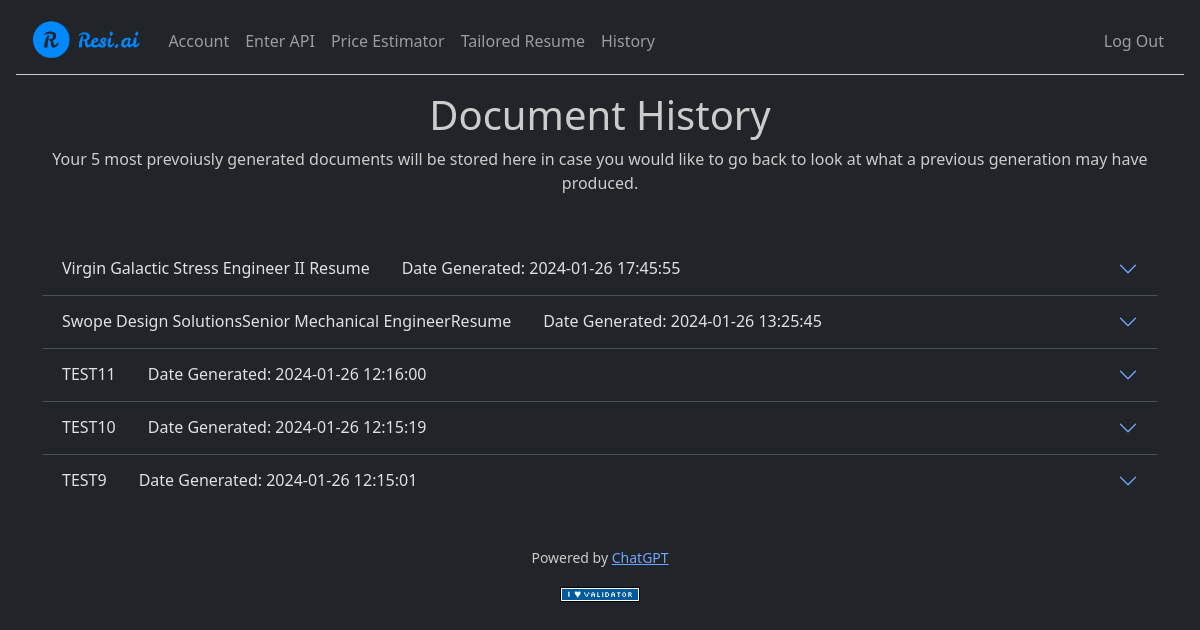
Screenshot of /history (signed in) with the database file from the repository.
### tables this page shows
CREATE TABLE history (
id INTEGER PRIMARY KEY AUTOINCREMENT NOT NULL,
user_id INTEGER NOT NULL,
document_name TEXT NOT NULL,
company TEXT NOT NULL,
job_title TEXT NOT NULL,
document TEXT NOT NULL,
datetime TEXT NOT NULL,
FOREIGN KEY(user_id) REFERENCES users(id)
);

### app.py (the view)
@app.route("/history")
@login_required
def history():
    history = db.execute(
        "SELECT * FROM history WHERE user_id= ? ORDER BY datetime DESC;",
        session["user_id"]
    )
    return render_template("history.html", history=history)

### app.py (called while the page is built)
@app.after_request
def after_request(response):
    response.headers["Cache-Control"] = "no-cache, no-store, must-revalidate"
    response.headers["Expires"] = 0
    response.headers["Pragma"] = "no-cache"
    return response

### helpers.py (called while the page is built)
def login_required(f):
    @wraps(f)
    def decorated_function(*args, **kwargs):
        if session.get("user_id") is None:
            return redirect("/login")
        return f(*args, **kwargs)
    return decorated_function

### templates/history.html (shortened to what this page needs)
{% extends "layout.html" %}
{% block main %}
    <div class="mb-5">
        <h1>Document History</h1>
        <p>
            Your 5 most prevoiusly generated documents will be stored here in case you would like to go back to look at what a previous generation may have produced.
        </p>
    </div>
    <div class="accordion accordion-flush mb-4" id="accordionDocuments">
        {% for item in history %}
            <div class="accordion-item">
              <h2 class="accordion-header">
                <button class="accordion-button collapsed" type="button" data-bs-toggle="collapse" data-bs-target="#flush-collapse{{ item.id }}" aria-expanded="false" aria-controls="flush-collapse{{ item.id }}">
                  <span class="label-spacing">{{ item.document_name }}</span>
                  <span class="label-spacing">Date Generated: {{ item.datetime }}</span>
                </button>
              </h2>
            </div>
        {% endfor %}
    </div>
{% endblock %}

### templates/layout.html (shortened to what this page needs)
<!DOCTYPE html>
<html lang="en" data-bs-theme="dark">
    <head>
        <link href="https://cdn.jsdelivr.net/npm/bootstrap@5.3.2/dist/css/bootstrap.min.css" rel="stylesheet">
        <link href="/static/styles.css" rel="stylesheet">
    </head>
    <body>
        <nav class="navbar navbar-expand-md bg-dark" data-bs-theme="dark">
            <div class="container-fluid">
                <a class="navbar-brand" href="/">
                    <img src="../static/faviconio-logo/logo-header.png" alt="Resi.ai Logo">
                </a>
                <div class="collapse navbar-collapse" id="navbar">
                    {% if session["user_id"] %}
                        <ul class="navbar-nav me-auto mt-2">
                            <li class="nav-item"><a class="nav-link" href="/account">Account</a></li>
                            <li class="nav-item"><a class="nav-link" href="/api_key">Enter API</a></li>
                            <li class="nav-item"><a class="nav-link" href="/price_estimator">Price Estimator</a></li>
                            <li class="nav-item"><a class="nav-link" href="/">Tailored Resume</a></li>
                            <li class="nav-item"><a class="nav-link" href="/history">History</a></li>
                        </ul>
                        <ul class="navbar-nav ms-auto mt-2">
                            <li class="nav-item"><a class="nav-link" href="/logout">Log Out</a></li>
                        </ul>
                    {% else %}
                        <ul class="navbar-nav ms-auto mt-2">
                            <li class="nav-item"><a class="nav-link" href="/about">About</a></li>
                            <li class="nav-item"><a class="nav-link" href="/register">Register</a></li>
                            <li class="nav-item"><a class="nav-link" href="/login">Log In</a></li>
                        </ul>
                    {% endif %}
                </div>
            </div>
        </nav>
        <main class="container py-3 text-center">
            {% block main %}{% endblock %}
        </main>
        <footer class="mb-5">
            <p class="mb-3 small text-center">
                Powered by <a href="https://openai.com/chatgpt">ChatGPT</a>
            </p>
            <form action="https://validator.w3.org/check" class="text-center" enctype="multipart/form-data" method="post" target="_blank">
                <input alt="Validate" src="/static/I_heart_validator.png" type="image">
            </form>
        </footer>
    </body>
</html>

### static/styles.css (style rules this page uses)
nav .navbar-brand { font-size: xx-large; }
.navbar { border-bottom: 1px solid #ccc; margin-left: 1rem; margin-right: 1rem; }
.navbar-brand img { border-radius: 5px; height: 2.5rem; width: auto; }
h1, p { color: #ccc; }
.label-spacing { margin-right: 2rem; }

### rows the page displays
history: document_name "Virgin Galactic Stress Engineer II Resume", datetime "2024-01-26 17:45:55"
history: document_name "Swope Design SolutionsSenior Mechanical EngineerResume", datetime "2024-01-26 13:25:45"
history: document_name "TEST11", datetime "2024-01-26 12:16:00"
history: document_name "TEST10", datetime "2024-01-26 12:15:19"
history: document_name "TEST9", datetime "2024-01-26 12:15:01"
